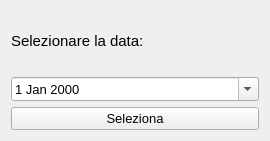
<?xml version="1.0" encoding="UTF-8"?>
<ui version="4.0">
 <class>mainWidget</class>
 <widget class="QWidget" name="mainWidget">
  <property name="geometry">
   <rect>
    <x>0</x>
    <y>0</y>
    <width>270</width>
    <height>141</height>
   </rect>
  </property>
  <property name="font">
   <font>
    <family>Arial</family>
    <pointsize>10</pointsize>
   </font>
  </property>
  <property name="windowTitle">
   <string>Struttura Alberghiera: Aggiungi assenza</string>
  </property>
  <layout class="QVBoxLayout" name="verticalLayout">
   <item>
    <widget class="QLabel" name="label">
     <property name="font">
      <font>
       <family>Arial</family>
       <pointsize>11</pointsize>
      </font>
     </property>
     <property name="text">
      <string>Selezionare la data:</string>
     </property>
    </widget>
   </item>
   <item>
    <widget class="QDateEdit" name="dateEdit">
     <property name="font">
      <font>
       <family>Arial</family>
       <pointsize>10</pointsize>
      </font>
     </property>
     <property name="calendarPopup">
      <bool>true</bool>
     </property>
    </widget>
   </item>
   <item>
    <widget class="QPushButton" name="btnSeleziona">
     <property name="text">
      <string>Seleziona</string>
     </property>
    </widget>
   </item>
  </layout>
 </widget>
 <resources/>
 <connections/>
</ui>
